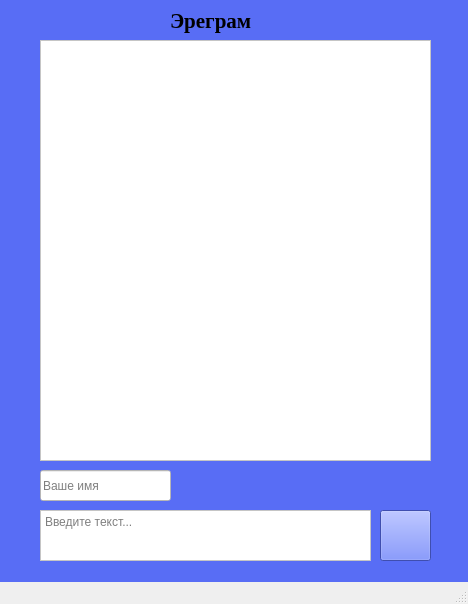
<?xml version="1.0" encoding="UTF-8"?>
<ui version="4.0">
 <class>MainWindow</class>
 <widget class="QMainWindow" name="MainWindow">
  <property name="geometry">
   <rect>
    <x>0</x>
    <y>0</y>
    <width>468</width>
    <height>604</height>
   </rect>
  </property>
  <property name="windowTitle">
   <string>Messenger</string>
  </property>
  <widget class="QWidget" name="centralwidget">
   <property name="styleSheet">
    <string notr="true">background-color:rgb(88, 109, 245)</string>
   </property>
   <widget class="QLabel" name="label">
    <property name="geometry">
     <rect>
      <x>170</x>
      <y>-10</y>
      <width>121</width>
      <height>61</height>
     </rect>
    </property>
    <property name="font">
     <font>
      <family>Times New Roman</family>
      <pointsize>16</pointsize>
      <weight>75</weight>
      <italic>false</italic>
      <bold>true</bold>
      <underline>false</underline>
      <strikeout>false</strikeout>
      <kerning>true</kerning>
     </font>
    </property>
    <property name="styleSheet">
     <string notr="true"/>
    </property>
    <property name="text">
     <string>Эреграм</string>
    </property>
   </widget>
   <widget class="QTextEdit" name="textEdit">
    <property name="geometry">
     <rect>
      <x>40</x>
      <y>510</y>
      <width>331</width>
      <height>51</height>
     </rect>
    </property>
    <property name="styleSheet">
     <string notr="true">background-color:rgb(255, 255, 255)</string>
    </property>
    <property name="placeholderText">
     <string>Введите текст...</string>
    </property>
   </widget>
   <widget class="QPushButton" name="pushButton">
    <property name="geometry">
     <rect>
      <x>380</x>
      <y>510</y>
      <width>51</width>
      <height>51</height>
     </rect>
    </property>
    <property name="font">
     <font>
      <pointsize>16</pointsize>
     </font>
    </property>
    <property name="text">
     <string/>
    </property>
    <property name="icon">
     <iconset>
      <normaloff>../../../OneDrive/Рабочий стол/скрины/Скриншот 13-05-2023 173721.png</normaloff>../../../OneDrive/Рабочий стол/скрины/Скриншот 13-05-2023 173721.png</iconset>
    </property>
    <property name="iconSize">
     <size>
      <width>50</width>
      <height>50</height>
     </size>
    </property>
   </widget>
   <widget class="QTextBrowser" name="textBrowser">
    <property name="geometry">
     <rect>
      <x>40</x>
      <y>40</y>
      <width>391</width>
      <height>421</height>
     </rect>
    </property>
    <property name="styleSheet">
     <string notr="true">background-color:rgb(255, 255, 255)</string>
    </property>
   </widget>
   <widget class="QLineEdit" name="lineEdit">
    <property name="geometry">
     <rect>
      <x>40</x>
      <y>470</y>
      <width>131</width>
      <height>31</height>
     </rect>
    </property>
    <property name="styleSheet">
     <string notr="true">background-color:rgb(255, 255, 255)</string>
    </property>
    <property name="placeholderText">
     <string>Ваше имя</string>
    </property>
   </widget>
  </widget>
  <widget class="QStatusBar" name="statusbar"/>
 </widget>
 <resources/>
 <connections/>
</ui>
